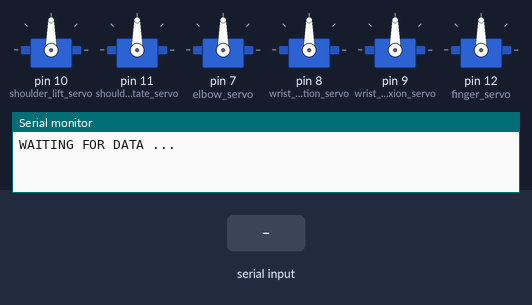
This sketch was run on a simulated Arduino Uno, built with avr-gcc and run on an emulated ATmega328P. Parts: 6 × servo, the last lines printed to the serial monitor. The test bench sets the inputs (shaded band).

Above: at 1.2 s.
1.3 s: "<:>" received over Serial
At 1.7 s:
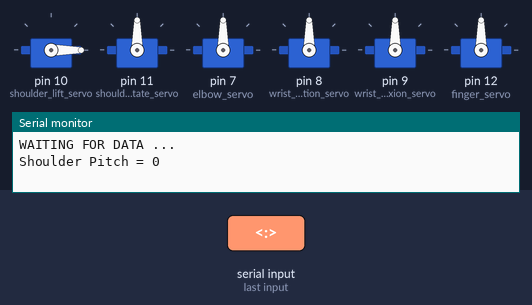
2.8 s: "<0>" received over Serial
At 4.0 s:
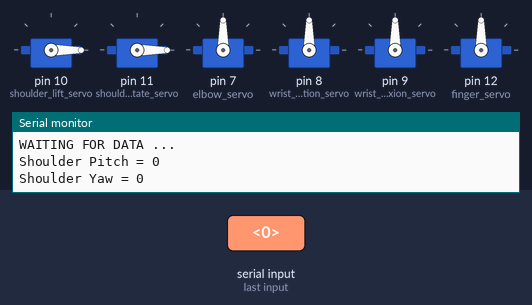
4.3 s: "<->" received over Serial
At 5.2 s:
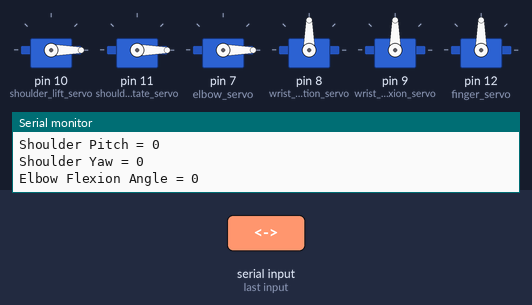
5.8 s: "<90,45>" received over Serial
At 6.4 s:
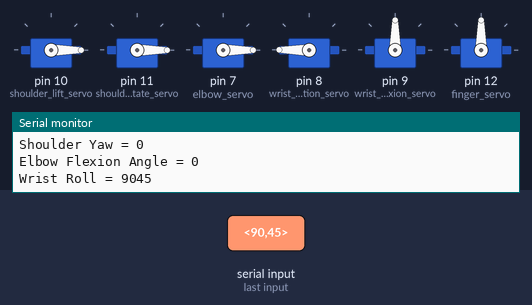
7.3 s: "<30,150>" received over Serial
At 8.5 s:
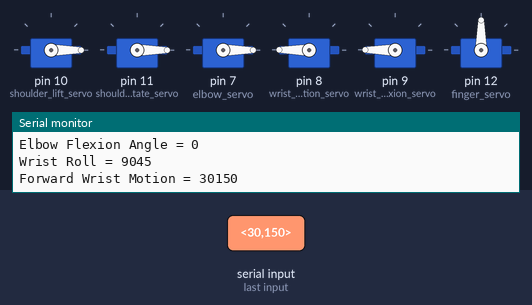
8.8 s: "<5>" received over Serial
At 9.8 s:
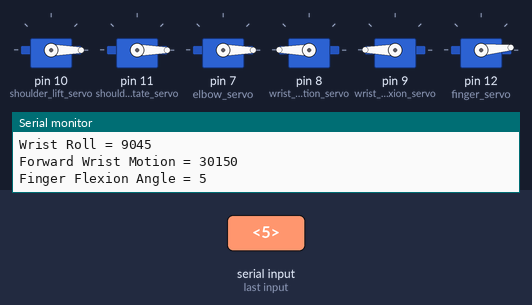
Timing chart, 0 to 11.3 s (numbered marks = the images above; inputs shaded):
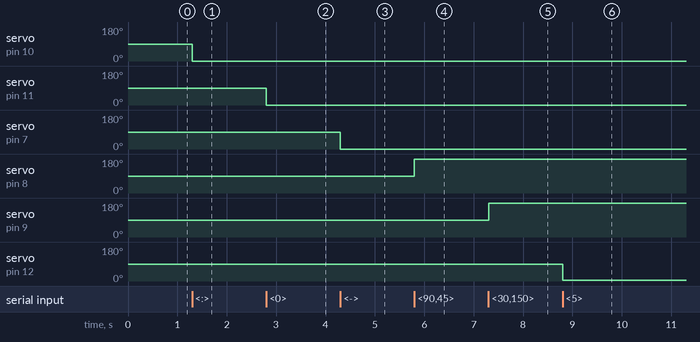

Measured:
- after the input at 1.3 s, servo on pin 10 (shoulder_lift_servo): 90° → 0° at once
- after the input at 2.8 s, servo on pin 11 (shoulder_rotate_servo): 90° → 0° at once
- after the input at 4.3 s, servo on pin 7 (elbow_servo): 90° → 0° at once
- after the input at 5.8 s, servo on pin 8 (wrist_rotation_servo): 90° → 180° at once
- after the input at 7.3 s, servo on pin 9 (wrist_flexion_servo): 90° → 180° at once
- after the input at 8.8 s, servo on pin 12 (finger_servo): 90° → 5° at once

The sketch:

Final_Motor_Program.ino
```cpp
#include<Servo.h>
Servo shoulder_lift_servo, shoulder_rotate_servo;
Servo wrist_rotation_servo, wrist_flexion_servo;
Servo elbow_servo, finger_servo;

//Demiliters used to determine what is being recieved
const char startOfDegreeDelimiter = '<';
const char endOfDegreeDelimiter   = '>';

const char startOfNumberDelimiter = '{';
const char endOfNumberDelimiter   = '}';

const char startOfCharacterDelimiter = '[';
const char endOfCharacterDelimiter   = ']';

//Used for switch cases to determine which angle is being recieved
enum { Shoulder_Pitch, Shoulder_Yaw, Elbow_Flexion, Wrist_Roll, Wrist_Flexion, Finger_Flexion };
static int whichNumber = Shoulder_Pitch;

const byte numChars = 100;
static char receivedChars[numChars]; // an array to store the received data

void setup() {
  Serial.begin(115200);
  Serial.flush();
  Serial.println (F("WAITING FOR DATA ..."));
  shoulder_lift_servo.attach(10);
  shoulder_rotate_servo.attach(11);
  elbow_servo.attach(7);
  wrist_rotation_servo.attach(8);
  wrist_flexion_servo.attach(9);
  finger_servo.attach(12);
}

void processDegrees (const long degree)
 {
  int shoulder_pitch, shoulder_yaw,elbow_flexion,wrist_roll,wrist_flexion,finger_flexion;

  //Select the correct angle that is being recieved and write it to servo motor
  switch (whichNumber)
    {
     case Shoulder_Pitch:
      shoulder_pitch = degree;
      whichNumber = Shoulder_Yaw;
      shoulder_lift_servo.write(shoulder_pitch);
      Serial.print (F("Shoulder Pitch = "));
      break;

    case Shoulder_Yaw:
      shoulder_yaw = degree;
      whichNumber = Elbow_Flexion;
      shoulder_rotate_servo.write(shoulder_yaw);
      Serial.print (F("Shoulder Yaw = "));
      break;

    case Elbow_Flexion:
      elbow_flexion = degree;
      whichNumber = Wrist_Roll;
      elbow_servo.write(elbow_flexion);
      Serial.print (F("Elbow Flexion Angle = "));
      break;

     case Wrist_Roll:
      wrist_roll = degree;
      whichNumber = Wrist_Flexion;
      wrist_rotation_servo.write(wrist_roll);
      Serial.print (F("Wrist Roll = "));
      break;

    case Wrist_Flexion:
      wrist_flexion = degree;
      whichNumber = Finger_Flexion;
      wrist_flexion_servo.write(wrist_flexion);
      Serial.print (F("Forward Wrist Motion = "));
      break;

    case Finger_Flexion:
      finger_flexion = degree;
      whichNumber = Shoulder_Pitch;
      finger_servo.write(finger_flexion);
      Serial.print (F("Finger Flexion Angle = "));
      break;
    }

  Serial.println (degree);
 }


//Print numbers that are recieved
void processNumber (const long n)
{
  Serial.println(n);
}

//Print characters that are recieved
void processCharacter()
{
  Serial.println(receivedChars);
}


//Converts input depending upon if it is a string, number, or degree to be assigned
void processInput ()
 {
  static long receivedNumber = 0;
  byte receivedCharacter;
  static boolean negative = false;
  static byte ndx = 0;

  byte c = Serial.read (); //Read in data (recieved in bytes)
  //Adds characters to an array
  //Converts the numbers and degrees (that are in ASCII) to decimal values
  switch (c)
  {
    // Starting new string
    case startOfCharacterDelimiter:
       memset(receivedChars, 0, sizeof(receivedChars)); // clear the array
    break;

    case 'a' ... 'z' :
     receivedChars[ndx] = c;
     ndx++;
     break;

   case 'A' ... 'Z':
     receivedChars[ndx] = c;
     ndx++;
     break;

   case ' ':
     receivedChars[ndx] = c;
     ndx++;
     break;

   case ':':
     receivedChars[ndx] = c;
     ndx++;
     break;

    // Reached the end of the string
    case endOfCharacterDelimiter:
      receivedChars[ndx] = '\0'; // terminate the string
      ndx = 0;
      processCharacter();
    break;

    // Starting new number
    case startOfNumberDelimiter:
      receivedNumber = 0;
      negative = false;
    break;

     // End of number
    case endOfNumberDelimiter:
      if (negative)
        processNumber (- receivedNumber);
      else
        processNumber (receivedNumber);
      receivedNumber = 0;
      break;

    // Starting new degree value
    case startOfDegreeDelimiter:
      receivedNumber = 0;
      negative = false;
    break;

    case '0' ... '9':
      receivedNumber *= 10;
      receivedNumber += c - '0';
    break;

    case '-':
      negative = true;
    break;

    // End of degree value
    case endOfDegreeDelimiter:
      if (negative)
        processDegrees (- receivedNumber);
      else
        processDegrees (receivedNumber);
      receivedNumber = 0;
    break;
  }
 }

void loop ()
{
   //Checks if data is ready to be recieved
   if (Serial.available ())
      processInput ();
}
```

ADXL345.cpp
```cpp
// (licence header left out)
#if ARDUINO >= 100
#include "Arduino.h"
#else
#include "WProgram.h"
#endif

#include <Wire.h>

#include "ADXL345.h"

bool ADXL345::begin()
{
    f.XAxis = 0;
    f.YAxis = 0;
    f.ZAxis = 0;

    Wire.begin();

    // Check ADXL345 REG DEVID
    if (fastRegister8(ADXL345_REG_DEVID) != 0xE5)
    {
        return false;
    }

    // Enable measurement mode (0b00001000)
    writeRegister8(ADXL345_REG_POWER_CTL, 0x08);

    clearSettings();

    return true;
}
///////////////////////////////////////////////////////

void ADXL345::setAddress(uint8_t customAddress)
{
	m_Address = customAddress;
}

///////////////////////////////////////////////////////
// Set Range
void ADXL345::setRange(adxl345_range_t range)
{
  // Get actual value register
  uint8_t value = readRegister8(ADXL345_REG_DATA_FORMAT);

  // Update the data rate
  // (&) 0b11110000 (0xF0 - Leave HSB)
  // (|) 0b0000xx?? (range - Set range)
  // (|) 0b00001000 (0x08 - Set Full Res)
  value &= 0xF0;
  value |= range;
  value |= 0x08;

  writeRegister8(ADXL345_REG_DATA_FORMAT, value);
}

// Get Range
adxl345_range_t ADXL345::getRange(void)
{
    return (adxl345_range_t)(readRegister8(ADXL345_REG_DATA_FORMAT) & 0x03);
}

// Set Data Rate
void ADXL345::setDataRate(adxl345_dataRate_t dataRate)
{
    writeRegister8(ADXL345_REG_BW_RATE, dataRate);
}

// Get Data Rate
adxl345_dataRate_t ADXL345::getDataRate(void)
{
    return (adxl345_dataRate_t)(readRegister8(ADXL345_REG_BW_RATE) & 0x0F);
}

// Low Pass Filter
Vector ADXL345::lowPassFilter(Vector vector, float alpha)
{
    f.XAxis = vector.XAxis * alpha + (f.XAxis * (1.0 - alpha));
    f.YAxis = vector.YAxis * alpha + (f.YAxis * (1.0 - alpha));
    f.ZAxis = vector.ZAxis * alpha + (f.ZAxis * (1.0 - alpha));
    return f;
}

// Read raw values
Vector ADXL345::readRaw(void)
{
    r.XAxis = readRegister16(ADXL345_REG_DATAX0);
    r.YAxis = readRegister16(ADXL345_REG_DATAY0);
    r.ZAxis = readRegister16(ADXL345_REG_DATAZ0);
    return r;
}

// Read normalized values
Vector ADXL345::readNormalize(float gravityFactor)
{
    readRaw();

    // (4 mg/LSB scale factor in Full Res) * gravity factor
    n.XAxis = r.XAxis * 0.004 * gravityFactor;
    n.YAxis = r.YAxis * 0.004 * gravityFactor;
    n.ZAxis = r.ZAxis * 0.004 * gravityFactor;

    return n;
}

// Read scaled values
Vector ADXL345::readScaled(void)
{
    readRaw();

    // (4 mg/LSB scale factor in Full Res)
    n.XAxis = r.XAxis * 0.004;
    n.YAxis = r.YAxis * 0.004;
    n.ZAxis = r.ZAxis * 0.004;

    return n;
}

void ADXL345::clearSettings(void)
{
    setRange(ADXL345_RANGE_2G);
    setDataRate(ADXL345_DATARATE_100HZ);

    writeRegister8(ADXL345_REG_THRESH_TAP, 0x00);
    writeRegister8(ADXL345_REG_DUR, 0x00);
    writeRegister8(ADXL345_REG_LATENT, 0x00);
    writeRegister8(ADXL345_REG_WINDOW, 0x00);
    writeRegister8(ADXL345_REG_THRESH_ACT, 0x00);
    writeRegister8(ADXL345_REG_THRESH_INACT, 0x00);
    writeRegister8(ADXL345_REG_TIME_INACT, 0x00);
    writeRegister8(ADXL345_REG_THRESH_FF, 0x00);
    writeRegister8(ADXL345_REG_TIME_FF, 0x00);

    uint8_t value;

    value = readRegister8(ADXL345_REG_ACT_INACT_CTL);
    value &= 0b10001000;
    writeRegister8(ADXL345_REG_ACT_INACT_CTL, value);

    value = readRegister8(ADXL345_REG_TAP_AXES);
    value &= 0b11111000;
    writeRegister8(ADXL345_REG_TAP_AXES, value);
}

// Set Tap Threshold (62.5mg / LSB)
void ADXL345::setTapThreshold(float threshold)
{
    uint8_t scaled = constrain(threshold / 0.0625f, 0, 255);
    writeRegister8(ADXL345_REG_THRESH_TAP, scaled);
}

// Get Tap Threshold (62.5mg / LSB)
float ADXL345::getTapThreshold(void)
{
    return readRegister8(ADXL345_REG_THRESH_TAP) * 0.0625f;
}

// Set Tap Duration (625us / LSB)
void ADXL345::setTapDuration(float duration)
{
    uint8_t scaled = constrain(duration / 0.000625f, 0, 255);
    writeRegister8(ADXL345_REG_DUR, scaled);
}

// Get Tap Duration (625us / LSB)
float ADXL345::getTapDuration(void)
{
    return readRegister8(ADXL345_REG_DUR) * 0.000625f;
}

// Set Double Tap Latency (1.25ms / LSB)
void ADXL345::setDoubleTapLatency(float latency)
{
    uint8_t scaled = constrain(latency / 0.00125f, 0, 255);
    writeRegister8(ADXL345_REG_LATENT, scaled);
}

// Get Double Tap Latency (1.25ms / LSB)
float ADXL345::getDoubleTapLatency()
{
    return readRegister8(ADXL345_REG_LATENT) * 0.00125f;
}

// Set Double Tap Window (1.25ms / LSB)
void ADXL345::setDoubleTapWindow(float window)
{
    uint8_t scaled = constrain(window / 0.00125f, 0, 255);
    writeRegister8(ADXL345_REG_WINDOW, scaled);
}

// Get Double Tap Window (1.25ms / LSB)
float ADXL345::getDoubleTapWindow(void)
{
    return readRegister8(ADXL345_REG_WINDOW) * 0.00125f;
}

// Set Activity Threshold (62.5mg / LSB)
void ADXL345::setActivityThreshold(float threshold)
{
    uint8_t scaled = constrain(threshold / 0.0625f, 0, 255);
    writeRegister8(ADXL345_REG_THRESH_ACT, scaled);
}

// Get Activity Threshold (65.5mg / LSB)
float ADXL345::getActivityThreshold(void)
{
    return readRegister8(ADXL345_REG_THRESH_ACT) * 0.0625f;
}

// Set Inactivity Threshold (65.5mg / LSB)
void ADXL345::setInactivityThreshold(float threshold)
{
    uint8_t scaled = constrain(threshold / 0.0625f, 0, 255);
    writeRegister8(ADXL345_REG_THRESH_INACT, scaled);
}

// Get Incactivity Threshold (65.5mg / LSB)
float ADXL345::getInactivityThreshold(void)
{
    return readRegister8(ADXL345_REG_THRESH_INACT) * 0.0625f;
}

// Set Inactivity Time (s / LSB)
void ADXL345::setTimeInactivity(uint8_t time)
{
    writeRegister8(ADXL345_REG_TIME_INACT, time);
}

// Get Inactivity Time (s / LSB)
uint8_t ADXL345::getTimeInactivity(void)
{
    return readRegister8(ADXL345_REG_TIME_INACT);
}

// Set Free Fall Threshold (65.5mg / LSB)
void ADXL345::setFreeFallThreshold(float threshold)
{
    uint8_t scaled = constrain(threshold / 0.0625f, 0, 255);
    writeRegister8(ADXL345_REG_THRESH_FF, scaled);
}

// Get Free Fall Threshold (65.5mg / LSB)
float ADXL345::getFreeFallThreshold(void)
{
    return readRegister8(ADXL345_REG_THRESH_FF) * 0.0625f;
}

// Set Free Fall Duratiom (5ms / LSB)
void ADXL345::setFreeFallDuration(float duration)
{
    uint8_t scaled = constrain(duration / 0.005f, 0, 255);
    writeRegister8(ADXL345_REG_TIME_FF, scaled);
}

// Get Free Fall Duratiom
float ADXL345::getFreeFallDuration()
{
    return readRegister8(ADXL345_REG_TIME_FF) * 0.005f;
}

void ADXL345::setActivityX(bool state)
{
    writeRegisterBit(ADXL345_REG_ACT_INACT_CTL, 6, state);
}

bool ADXL345::getActivityX(void)
{
    return readRegisterBit(ADXL345_REG_ACT_INACT_CTL, 6);
}

void ADXL345::setActivityY(bool state)
{
    writeRegisterBit(ADXL345_REG_ACT_INACT_CTL, 5, state);
}

bool ADXL345::getActivityY(void)
{
    return readRegisterBit(ADXL345_REG_ACT_INACT_CTL, 5);
}

void ADXL345::setActivityZ(bool state)
{
    writeRegisterBit(ADXL345_REG_ACT_INACT_CTL, 4, state);
}

bool ADXL345::getActivityZ(void)
{
    return readRegisterBit(ADXL345_REG_ACT_INACT_CTL, 4);
}

void ADXL345::setActivityXYZ(bool state)
{
    uint8_t value;

    value = readRegister8(ADXL345_REG_ACT_INACT_CTL);

    if (state)
    {
	value |= 0b00111000;
    } else
    {
	value &= 0b11000111;
    }

    writeRegister8(ADXL345_REG_ACT_INACT_CTL, value);
}


void ADXL345::setInactivityX(bool state)
{
    writeRegisterBit(ADXL345_REG_ACT_INACT_CTL, 2, state);
}

bool ADXL345::getInactivityX(void)
{
    return readRegisterBit(ADXL345_REG_ACT_INACT_CTL, 2);
}

void ADXL345::setInactivityY(bool state)
{
    writeRegisterBit(ADXL345_REG_ACT_INACT_CTL, 1, state);
}

bool ADXL345::getInactivityY(void)
{
    return readRegisterBit(ADXL345_REG_ACT_INACT_CTL, 1);
}

void ADXL345::setInactivityZ(bool state)
{
    writeRegisterBit(ADXL345_REG_ACT_INACT_CTL, 0, state);
}

bool ADXL345::getInactivityZ(void)
{
    return readRegisterBit(ADXL345_REG_ACT_INACT_CTL, 0);
}

void ADXL345::setInactivityXYZ(bool state)
{
    uint8_t value;

    value = readRegister8(ADXL345_REG_ACT_INACT_CTL);

    if (state)
    {
	value |= 0b00000111;
    } else
    {
	value &= 0b11111000;
    }

    writeRegister8(ADXL345_REG_ACT_INACT_CTL, value);
}

void ADXL345::setTapDetectionX(bool state)
{
    writeRegisterBit(ADXL345_REG_TAP_AXES, 2, state);
}

bool ADXL345::getTapDetectionX(void)
{
    return readRegisterBit(ADXL345_REG_TAP_AXES, 2);
}

void ADXL345::setTapDetectionY(bool state)
{
    writeRegisterBit(ADXL345_REG_TAP_AXES, 1, state);
}

bool ADXL345::getTapDetectionY(void)
{
    return readRegisterBit(ADXL345_REG_TAP_AXES, 1);
}

void ADXL345::setTapDetectionZ(bool state)
{
    writeRegisterBit(ADXL345_REG_TAP_AXES, 0, state);
}

bool ADXL345::getTapDetectionZ(void)
{
    return readRegisterBit(ADXL345_REG_TAP_AXES, 0);
}

void ADXL345::setTapDetectionXYZ(bool state)
{
    uint8_t value;

    value = readRegister8(ADXL345_REG_TAP_AXES);

    if (state)
    {
	value |= 0b00000111;
    } else
    {
	value &= 0b11111000;
    }

    writeRegister8(ADXL345_REG_TAP_AXES, value);
}


void ADXL345::useInterrupt(adxl345_int_t interrupt)
{
    if (interrupt == 0)
    {
	writeRegister8(ADXL345_REG_INT_MAP, 0x00);
    } else
    {
	writeRegister8(ADXL345_REG_INT_MAP, 0xFF);
    }

    writeRegister8(ADXL345_REG_INT_ENABLE, 0xFF);
}

Activites ADXL345::readActivites(void)
{
    uint8_t data = readRegister8(ADXL345_REG_INT_SOURCE);

    a.isOverrun = ((data >> ADXL345_OVERRUN) & 1);
    a.isWatermark = ((data >> ADXL345_WATERMARK) & 1);
    a.isFreeFall = ((data >> ADXL345_FREE_FALL) & 1);
    a.isInactivity = ((data >> ADXL345_INACTIVITY) & 1);
    a.isActivity = ((data >> ADXL345_ACTIVITY) & 1);
    a.isDoubleTap = ((data >> ADXL345_DOUBLE_TAP) & 1);
    a.isTap = ((data >> ADXL345_SINGLE_TAP) & 1);
    a.isDataReady = ((data >> ADXL345_DATA_READY) & 1);

    data = readRegister8(ADXL345_REG_ACT_TAP_STATUS);

    a.isActivityOnX = ((data >> 6) & 1);
    a.isActivityOnY = ((data >> 5) & 1);
    a.isActivityOnZ = ((data >> 4) & 1);
    a.isTapOnX = ((data >> 2) & 1);
    a.isTapOnY = ((data >> 1) & 1);
    a.isTapOnZ = ((data >> 0) & 1);

    return a;
}

// Write byte to register
void ADXL345::writeRegister8(uint8_t reg, uint8_t value)
{
    Wire.beginTransmission(m_Address);
    #if ARDUINO >= 100
        Wire.write(reg);
        Wire.write(value);
    #else
        Wire.send(reg);
        Wire.send(value);
    #endif
    Wire.endTransmission();
}

// Read byte to register
uint8_t ADXL345::fastRegister8(uint8_t reg)
{
    uint8_t value;
    Wire.beginTransmission(m_Address);
    #if ARDUINO >= 100
        Wire.write(reg);
    #else
        Wire.send(reg);
    #endif
    Wire.endTransmission();

    Wire.requestFrom(m_Address, 1);
    #if ARDUINO >= 100
        value = Wire.read();
    #else
        value = Wire.receive();
    #endif;
    Wire.endTransmission();

    return value;
}

// Read byte from register
uint8_t ADXL345::readRegister8(uint8_t reg)
{
    uint8_t value;
    Wire.beginTransmission(m_Address);
    #if ARDUINO >= 100
        Wire.write(reg);
    #else
        Wire.send(reg);
    #endif
    Wire.endTransmission();

    Wire.beginTransmission(m_Address);
    Wire.requestFrom(m_Address, 1);
    while(!Wire.available()) {};
    #if ARDUINO >= 100
        value = Wire.read();
    #else
        value = Wire.receive();
    #endif;
    Wire.endTransmission();

    return value;
}

// Read word from register
int16_t ADXL345::readRegister16(uint8_t reg)
{
    int16_t value;
    Wire.beginTransmission(m_Address);
    #if ARDUINO >= 100
        Wire.write(reg);
    #else
        Wire.send(reg);
    #endif
    Wire.endTransmission();

    Wire.beginTransmission(m_Address);
    Wire.requestFrom(m_Address, 2);
    while(!Wire.available()) {};
    #if ARDUINO >= 100
        uint8_t vla = Wire.read();
        uint8_t vha = Wire.read();
    #else
        uint8_t vla = Wire.receive();
        uint8_t vha = Wire.receive();
    #endif;
    Wire.endTransmission();

    value = vha << 8 | vla;

    return value;
}

void ADXL345::writeRegisterBit(uint8_t reg, uint8_t pos, bool state)
{
    uint8_t value;
    value = readRegister8(reg);

    if (state)
    {
	value |= (1 << pos);
    } else
    {
	value &= ~(1 << pos);
    }

    writeRegister8(reg, value);
}

bool ADXL345::readRegisterBit(uint8_t reg, uint8_t pos)
{
    uint8_t value;
    value = readRegister8(reg);
    return ((value >> pos) & 1);
}
```

Source omitted: ADXL345.h (6528 bytes)
